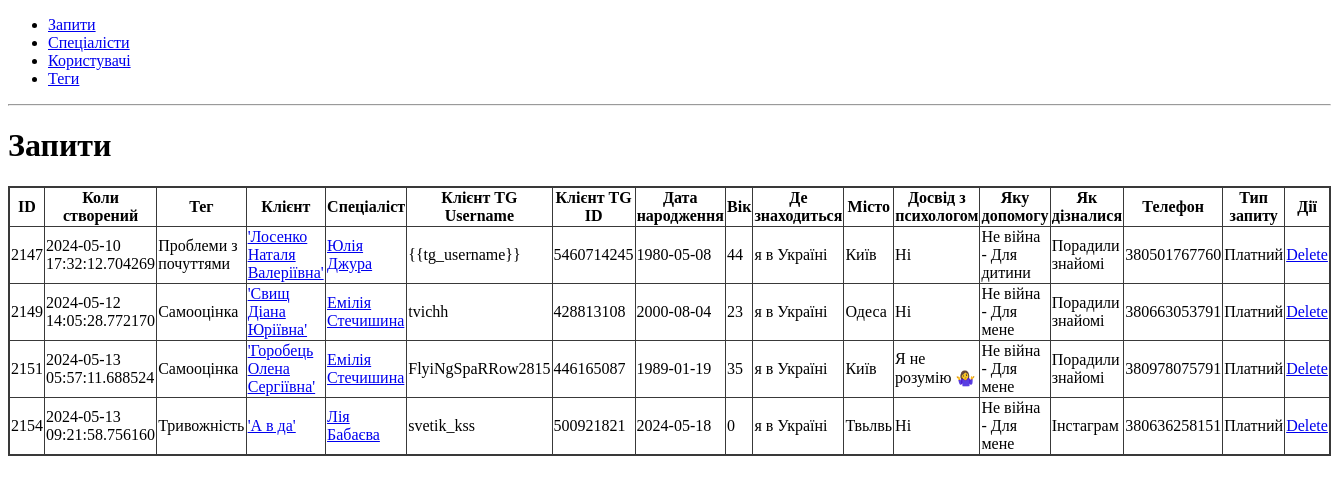
The app's page /requests/, older data.
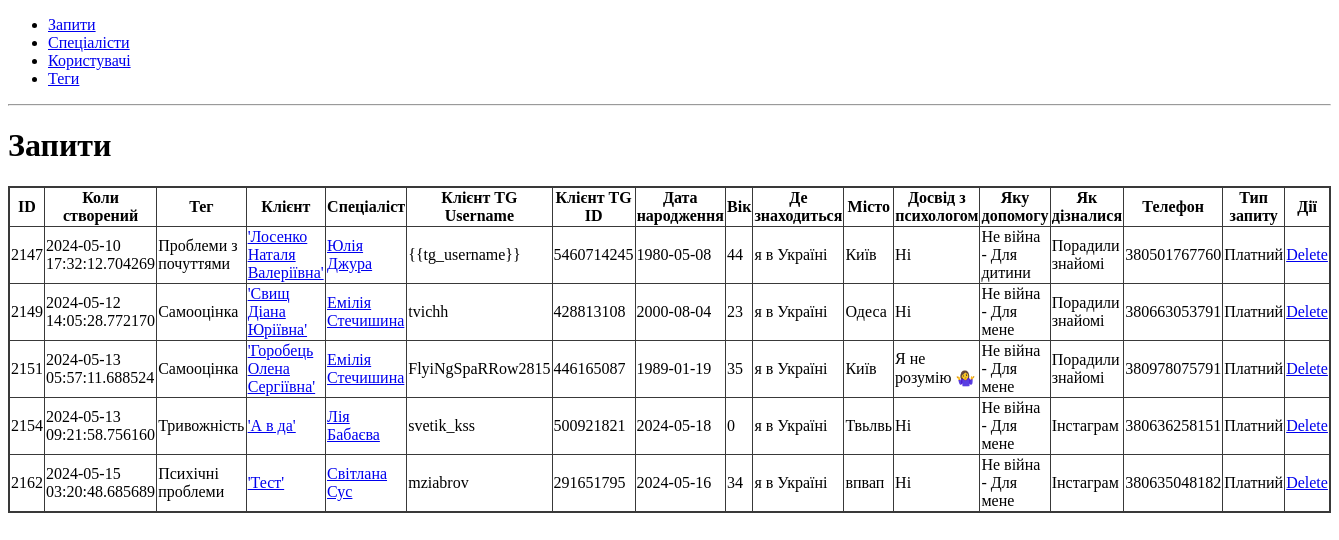
The same page, newer data.
### app/requests/models.py (models this page shows, shortened)
class Request(db.Model):
    id = db.Column(db.Integer, primary_key=True)
    created_date = db.Column(db.DateTime, nullable=False)
    user_full_name = db.Column(db.String(80), nullable=False)
    user_username = db.Column(db.String(80))
    user_telegram_id = db.Column(db.Integer)
    user_birthdate = db.Column(db.Date, nullable=False)
    user_where_is = db.Column(db.String(80), nullable=False)
    user_where_is_city = db.Column(db.String(80), nullable=False)
    user_worked_with_psychologist_before = db.Column(db.String(80), nullable=False)
    help_type = db.Column(db.String(80), nullable=False)
    user_how_known = db.Column(db.String(80), nullable=False)
    user_phone = db.Column(db.Integer, nullable=False)
    request_type = db.Column(db.String(80), nullable=False)
    tag_id = db.Column(db.Integer, db.ForeignKey("tag.id"), nullable=False)
    tag = db.relationship("Tag", backref="requests")
    user_id = db.Column(db.Integer, db.ForeignKey("user.id"), nullable=False)
    user = db.relationship("User", backref="requests")
    specialist_id = db.Column(db.Integer, db.ForeignKey("specialist.id"), nullable=True)
    specialist = db.relationship("Specialist", backref="requests")

### app/tags/models.py (models this page shows, shortened)
class Tag(db.Model):
    __tablename__ = "tag"
    id = db.Column(db.Integer, primary_key=True)
    name = db.Column(db.String(255), unique=True, nullable=False)
    specialists = db.relationship("Specialist", secondary="specialist_tag", back_populates="tags")
    def __repr__(self) -> str:
        return f"{self.name}"

### app/users/models.py (models this page shows, shortened)
class User(db.Model):
    id = db.Column(db.Integer, primary_key=True)
    name = db.Column(db.String(80), unique=True, nullable=False)
    username = db.Column(db.String(80), unique=True)
    telegram_id = db.Column(db.Integer, unique=True)
    birthdate = db.Column(db.Date, nullable=False)
    where_is = db.Column(db.String(80), nullable=False)
    where_is_city = db.Column(db.String(80), nullable=False)
    worked_with_psychologist_before = db.Column(db.String(80), nullable=False)
    phone = db.Column(db.String(80), nullable=False)
    how_known = db.Column(db.String(80), nullable=False)
    age = db.Column(db.Integer)
    def __repr__(self):
        return '%r' % self.name

### app/specialists/models.py (models this page shows, shortened)
class Specialist(db.Model):
    __tablename__ = "specialist"
    id = db.Column(db.Integer, primary_key=True)
    name = db.Column(db.String(255), unique=True, nullable=False)
    description = db.Column(db.String(255))
    cv = db.Column(db.String(255))
    phone = db.Column(db.String(255))
    tags = db.relationship("Tag", secondary=specialist_tag, back_populates="specialists")
    telegram_username = db.Column(db.String(255))
    def __repr__(self) -> str:
        return f"{self.name}"

### app/requests/routes.py (the view)
@bp.route("/", methods=["GET", "POST"])
def requests():
    return render_template("requests.html", requests = Request.query.all())

### app/requests/templates/requests.html
{% extends 'base.html' %}
{% block content %}
<h1>Запити</h1>
{% include 'requests_table.html' %}
{% endblock %}

### app/templates/base.html (shortened to what this page needs)
<!DOCTYPE html>
<html lang="en">
<head>
    <link rel="stylesheet" href="{{ url_for('static', filename='style.css') }}">
</head>
<body>
    <nav>
        <ul>
            <li><a href="{{ url_for('requests.requests') }}">Запити</a></li>
            <li><a href="{{ url_for('specialists.specialists') }}">Спеціалісти</a></li>
            <li><a href="{{ url_for('users.users') }}">Користувачі</a></li>
            <li><a href="{{ url_for('tags.tags') }}">Теги</a></li>
        </ul>
    </nav>
    <hr>
    <div class="content">
        {% block content %} {% endblock %}
    </div>
</body>
</html>

### app/requests/templates/requests_table.html
<table id="requests">
    <thead>
        <tr>
            <th>ID</th>
            <th>Коли створений</th>
            <th>Тег</th>
            <th>Клієнт</th>
            <th>Спеціаліст</th>
            <th>Клієнт TG Username</th>
            <th>Клієнт TG ID</th>
            <th>Дата народження</th>
            <th>Вік</th>
            <th>Де знаходиться</th>
            <th>Місто</th>
            <th>Досвід з психологом</th>
            <th>Яку допомогу</th>
            <th>Як дізналися</th>
            <th>Телефон</th>
            <th>Тип запиту</th>
            <th>Дії</th>
        </tr>
    </thead>
    <tbody>
        {% for request in requests %}
        <tr>
            <td>{{ request.id }}</td>
            <td>{{ request.created_date }}</td>
            <td>{{ request.tag }}</td>
            <td><a href="{{ url_for('users.user_card', user_id=request.user_id) }}">{{ request.user }}</a></td>
            <td>
                {% if request.specialist %}
                <a href="{{ url_for('specialists.specialist_card', specialist_id=request.specialist_id) }}">{{ request.specialist }}</a>
                {% else %}
                Спеціаліст не вибраний
                {% endif %}
            </td>
            <td>{{ request.user_username }}</td>
            <td>{{ request.user_telegram_id }}</td>
            <td>{{ request.user_birthdate }}</td>
            <td>{{ request.user.age }}</td>
            <td>{{ request.user_where_is }}</td>
            <td>{{ request.user_where_is_city }}</td>
            <td>{{ request.user_worked_with_psychologist_before }}</td>
            <td>{{ request.help_type }}</td>
            <td>{{ request.user_how_known }}</td>
            <td>{{ request.user_phone }}</td>
            <td>{{ request.request_type }}</td>
            <td>
                <a href="{{ url_for('requests.delete_request', request_id=request.id) }}">Delete</a>
            </td>
        </tr>
        {% endfor %}
    </tbody>
</table>

### app/static/style.css (style rules this page uses)
table { border: 2px solid #393939; border-collapse: collapse; }
th, td { border: 0.5px solid #393939; }

Row changes from the older to the newer data that the page shows:
added Request: id "2162", created_date "2024-05-15 03:20:48.685689", tag "Психічні проблеми", user "'Тест'", specialist "Світлана Сус", user_username "mziabrov", user_telegram_id "291651795", user_birthdate "2024-05-16", user.age "34", user_where_is "я в Україні", user_where_is_city "впвап", user_worked_with_psychologist_before "Ні", help_type "Не війна - Для мене", user_how_known "Інстаграм", user_phone "380635048182", request_type "Платний"
